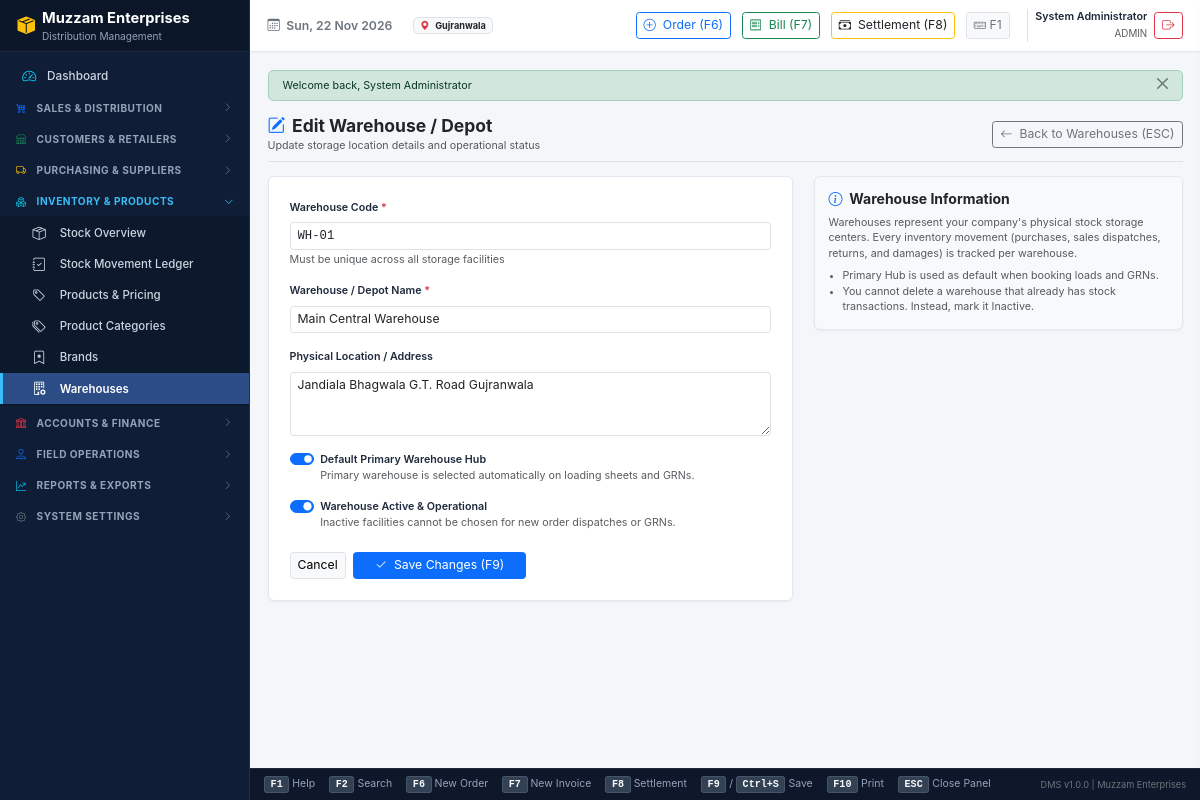
The app's page /modules/warehouses/edit.php?id=1 (signed in) with its own data.
### tables this page shows
CREATE TABLE `settings` (
  `id` INT UNSIGNED NOT NULL AUTO_INCREMENT,
  `setting_group` VARCHAR(50) NOT NULL DEFAULT 'general',
  `setting_key` VARCHAR(100) NOT NULL UNIQUE,
  `setting_value` TEXT DEFAULT NULL,
  `data_type` ENUM('string', 'number', 'boolean', 'json') NOT NULL DEFAULT 'string',
  `description` VARCHAR(255) DEFAULT NULL,
  `updated_at` DATETIME NOT NULL DEFAULT CURRENT_TIMESTAMP ON UPDATE CURRENT_TIMESTAMP,
  PRIMARY KEY (`id`),
  INDEX `idx_settings_group` (`setting_group`)
);

CREATE TABLE `warehouses` (
  `id` INT UNSIGNED NOT NULL AUTO_INCREMENT,
  `warehouse_code` VARCHAR(20) NOT NULL UNIQUE,
  `warehouse_name` VARCHAR(100) NOT NULL,
  `location` VARCHAR(255) DEFAULT NULL,
  `is_primary` TINYINT(1) NOT NULL DEFAULT 0,
  `is_active` TINYINT(1) NOT NULL DEFAULT 1,
  `is_deleted` TINYINT(1) NOT NULL DEFAULT 0,
  `created_at` DATETIME NOT NULL DEFAULT CURRENT_TIMESTAMP,
  `updated_at` DATETIME NOT NULL DEFAULT CURRENT_TIMESTAMP ON UPDATE CURRENT_TIMESTAMP,
  PRIMARY KEY (`id`)
);

### config/database.php (called while the page is built, shortened)
<?php
class Database {
    private static ?PDO $instance = null;
    public static function getConnection(): PDO {
        if (self::$instance === null) {
            $dsn = "mysql:host=" . DB_HOST . ";port=" . DB_PORT . ";dbname=" . DB_NAME . ";charset=" . DB_CHARSET;
            $options = [
                PDO::ATTR_ERRMODE            => PDO::ERRMODE_EXCEPTION,
                PDO::ATTR_DEFAULT_FETCH_MODE => PDO::FETCH_ASSOC,
                PDO::ATTR_EMULATE_PREPARES   => false,
                PDO::MYSQL_ATTR_INIT_COMMAND => "SET NAMES utf8mb4 COLLATE utf8mb4_unicode_ci"
            ];
            try {
                self::$instance = new PDO($dsn, DB_USER, DB_PASS, $options);
            } catch (PDOException $e) {
                $logFile = LOGS_PATH . DIRECTORY_SEPARATOR . 'db_errors.log';
                $timestamp = date('Y-m-d H:i:s');
                $message = "[{$timestamp}] PDO Connection Failed: " . $e->getMessage() . PHP_EOL;
                @file_put_contents($logFile, $message, FILE_APPEND);
                throw new Exception("Database connection failure. Please verify MySQL service status or run setup.");
            }
        }
        return self::$instance;
    }
}
function db(): PDO {
    return Database::getConnection();
}

### includes/functions.php (called while the page is built, shortened)
<?php
function e($value): string {
    return htmlspecialchars((string)($value ?? ''), ENT_QUOTES, 'UTF-8');
}
function get_setting(string $key, string $default = ''): string {
    static $cache = [];
    if (isset($cache[$key])) {
        return $cache[$key];
    }
    try {
        $stmt = db()->prepare("SELECT setting_value FROM settings WHERE setting_key = ? LIMIT 1");
        $stmt->execute([$key]);
        $val = $stmt->fetchColumn();
        $cache[$key] = ($val !== false) ? (string)$val : $default;
        return $cache[$key];
    } catch (Exception $e) {
        return $default;
    }
}

### includes/auth.php (called while the page is built, shortened)
<?php
function is_logged_in(): bool {
    return !empty($_SESSION['user_id']) && !empty($_SESSION['username']);
}
function current_user(): ?array {
    return [
        'id'        => (int)$_SESSION['user_id'],
        'username'  => $_SESSION['username'],
        'full_name' => $_SESSION['full_name'] ?? 'User',
        'email'     => $_SESSION['email'] ?? '',
        'roles'     => $_SESSION['roles'] ?? []
    ];
}

### includes/response.php (called while the page is built, shortened)
<?php
if (!function_exists('get_flash_messages')) {
    function get_flash_messages(): array {
        if (session_status() === PHP_SESSION_ACTIVE && !empty($_SESSION['flash_messages'])) {
            $messages = $_SESSION['flash_messages'];
            return $messages;
        }
        return [];
    }
}

### includes/database_helpers.php (called while the page is built, shortened)
<?php
function db_fetch_one(string $sql, array $params = []): ?array {
    $stmt = db()->prepare($sql);
    $stmt->execute($params);
    $res = $stmt->fetch();
    return $res !== false ? $res : null;
}

### modules/warehouses/edit.php (the view, shortened to what this page needs)
<?php
$id = (int)($_GET['id'] ?? 0);
$warehouse = db_fetch_one("SELECT * FROM warehouses WHERE id = ? AND is_deleted = 0", [$id]);
require_once INCLUDES_PATH . '/header.php';
require_once INCLUDES_PATH . '/sidebar.php';
require_once INCLUDES_PATH . '/topbar.php';
?>
<div class="d-flex align-items-center justify-content-between mb-3 pb-2 border-bottom">
    <div>
        <h5 class="mb-0 fw-bold text-dark"><i class="bi bi-pencil-square me-2 text-primary"></i>Edit Warehouse / Depot</h5>
        <small class="text-muted">Update storage location details and operational status</small>
    </div>
    <div>
        <a href="<?= APP_URL ?>/modules/warehouses/index.php" class="btn btn-sm btn-outline-secondary">
            <i class="bi bi-arrow-left me-1"></i> Back to Warehouses (ESC)
        </a>
    </div>
</div>
<div class="row">
    <div class="col-md-7">
        <div class="card-dms p-4">
            <form method="POST" action="<?= APP_URL ?>/modules/warehouses/edit.php?id=<?= $warehouse['id'] ?>">
                <div class="mb-3">
                    <label class="form-label small fw-semibold">Warehouse Code <span class="text-danger">*</span></label>
                    <input type="text" name="warehouse_code" class="form-control form-control-sm font-monospace" value="<?= e($warehouse['warehouse_code']) ?>" required>
                    <small class="text-muted">Must be unique across all storage facilities</small>
                </div>
                <div class="mb-3">
                    <label class="form-label small fw-semibold">Warehouse / Depot Name <span class="text-danger">*</span></label>
                    <input type="text" name="warehouse_name" class="form-control form-control-sm" value="<?= e($warehouse['warehouse_name']) ?>" required autofocus>
                </div>
                <div class="mb-3">
                    <label class="form-label small fw-semibold">Physical Location / Address</label>
                    <textarea name="location" class="form-control form-control-sm" rows="3"><?= e($warehouse['location']) ?></textarea>
                </div>
                <div class="form-check form-switch mb-3">
                    <input class="form-check-input" type="checkbox" name="is_primary" value="1" id="whPrimaryEdit" <?= $warehouse['is_primary'] ? 'checked' : '' ?>>
                    <label class="form-check-label small fw-semibold" for="whPrimaryEdit">Default Primary Warehouse Hub</label>
                    <div class="text-muted small">Primary warehouse is selected automatically on loading sheets and GRNs.</div>
                </div>
                <div class="form-check form-switch mb-4">
                    <input class="form-check-input" type="checkbox" name="is_active" value="1" id="whActiveEdit" <?= $warehouse['is_active'] ? 'checked' : '' ?>>
                    <label class="form-check-label small fw-semibold" for="whActiveEdit">Warehouse Active & Operational</label>
                    <div class="text-muted small">Inactive facilities cannot be chosen for new order dispatches or GRNs.</div>
                </div>
                <div class="d-flex gap-2">
                    <a href="<?= APP_URL ?>/modules/warehouses/index.php" class="btn btn-sm btn-light border">Cancel</a>
                    <button type="submit" class="btn btn-sm btn-primary px-4">
                        <i class="bi bi-check2 me-1"></i> Save Changes (F9)
                    </button>
                </div>
            </form>
        </div>
    </div>
    <div class="col-md-5">
        <div class="card-dms p-3 bg-light">
            <h6 class="fw-bold text-dark mb-2"><i class="bi bi-info-circle me-1 text-primary"></i> Warehouse Information</h6>
            <p class="small text-muted mb-2">
                Warehouses represent your company's physical stock storage centers. Every inventory movement (purchases, sales dispatches, returns, and damages) is tracked per warehouse.
            </p>
            <ul class="small text-muted ps-3 mb-0">
                <li>Primary Hub is used as default when booking loads and GRNs.</li>
                <li>You cannot delete a warehouse that already has stock transactions. Instead, mark it Inactive.</li>
            </ul>
        </div>
    </div>
</div>
<?php
require_once INCLUDES_PATH . '/footer.php';
?>

### includes/topbar.php (shortened to what this page needs)
<?php
$user = current_user();
?>
<div class="dms-main">
    <header class="dms-topbar">
        <div class="dms-topbar-left">
            <span class="fw-semibold text-secondary">
                <i class="bi bi-calendar3 me-1"></i> <?= date('D, d M Y') ?>
            </span>
            <span class="badge bg-light text-dark border ms-2">
                <i class="bi bi-geo-alt-fill text-danger me-1"></i> <?= e(get_setting('city', 'Gujranwala')) ?>
            </span>
        </div>
        <div class="dms-topbar-right">
            <a href="<?= APP_URL ?>/modules/orders/create.php" class="btn btn-sm btn-outline-primary py-1 px-2" title="New Booking Order (F6)">
                <i class="bi bi-plus-circle me-1"></i> Order (F6)
            </a>
            <a href="<?= APP_URL ?>/modules/invoices/create.php" class="btn btn-sm btn-outline-success py-1 px-2" title="New Sales Invoice (F7)">
                <i class="bi bi-receipt me-1"></i> Bill (F7)
            </a>
            <a href="<?= APP_URL ?>/modules/settlements/create.php" class="btn btn-sm btn-outline-warning text-dark py-1 px-2" title="Daily Route Settlement (F8)">
                <i class="bi bi-cash-stack me-1"></i> Settlement (F8)
            </a>
            <button type="button" class="btn btn-sm btn-light border py-1 px-2 text-secondary" onclick="openDrawer('drawer-shortcuts-help')" title="Keyboard Shortcuts (F1)">
                <i class="bi bi-keyboard"></i> F1
            </button>
            <div class="d-flex align-items-center ms-2 ps-2 border-start">
                <div class="text-end me-2 d-none d-md-block">
                    <div class="fw-semibold small leading-none"><?= e($user['full_name'] ?? 'User') ?></div>
                    <small class="text-muted" style="font-size:0.7rem;"><?= e(strtoupper(implode(', ', $user['roles'] ?? ['USER']))) ?></small>
                </div>
                <a href="<?= APP_URL ?>/logout.php" class="btn btn-sm btn-outline-danger py-1 px-2" title="Sign Out">
                    <i class="bi bi-box-arrow-right"></i>
                </a>
            </div>
        </div>
    </header>
    <main class="dms-content">
        <?php foreach (get_flash_messages() as $msg): ?>
            <div class="alert alert-<?= e($msg['type']) ?> alert-dismissible fade show py-2 px-3 small mb-3" role="alert">
                <?= e($msg['message']) ?>
                <button type="button" class="btn-close py-2" data-bs-dismiss="alert" aria-label="Close"></button>
            </div>
        <?php endforeach; ?>

### assets/css/app.css (style rules this page uses)
:root { --dms-navy-dark: #0f1e36; --dms-navy: #1a3158; --dms-navy-light: #2b4c84; --dms-primary: #1d4ed8; --dms-primary-hover: #1e40af; --dms-bg: #f4f6fa; --dms-card-bg: #ffffff; --dms-border: #e2e8f0; --dms-text: #1e293b; --dms-text-muted: #64748b; --dms-accent: #f59e0b; --dms-success: #10b981; --dms-danger: #ef4444; }
html, body { height: 100%; margin: 0; padding: 0; overflow: hidden; background-color: var(--dms-bg); color: var(--dms-text); font-family: -apple-system, BlinkMacSystemFont, "Segoe UI", Roboto, "Helvetica Neue", Arial, sans-serif; font-size: 0.875rem; line-height: 1.45; }
.dms-main { flex-grow: 1; height: 100vh; max-height: 100vh; display: flex; flex-direction: column; min-width: 0; overflow: hidden; }
.dms-topbar { height: 52px; min-height: 52px; max-height: 52px; flex-shrink: 0; background-color: #ffffff; border-bottom: 1px solid var(--dms-border); display: flex; align-items: center; justify-content: space-between; padding: 0 1.25rem; box-shadow: 0 1px 2px rgba(0,0,0,0.03); z-index: 100; }
.dms-topbar-left { display: flex; align-items: center; gap: 1rem; }
.dms-topbar-right { display: flex; align-items: center; gap: 0.75rem; }
.dms-content, .dms-main-content { flex-grow: 1; overflow-y: auto; overflow-x: auto; padding: 1.25rem; background-color: var(--dms-bg); }
.card-dms { background-color: var(--dms-card-bg); border: 1px solid var(--dms-border); border-radius: 6px; box-shadow: 0 1px 3px rgba(0, 0, 0, 0.05); margin-bottom: 1.25rem; }

### records on screen
settings: setting_value "Gujranwala"
warehouses: warehouse_code "WH-01", warehouse_name "Main Central Warehouse", location "Jandiala Bhagwala G.T. Road Gujranwala", is_primary "☑", is_active "☑"

### other values on screen
CLIENT_NAME "Muzzam Enterprises"
$user['full_name'] "System Administrator"
implode(', ', $user['roles'] ?? ['USER']) "ADMIN"
$msg['message'] "Welcome back, System Administrator"
APP_VERSION "1.0.0"
